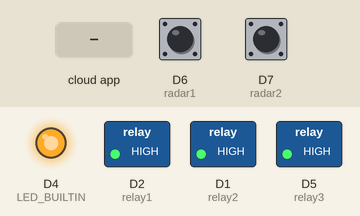
The sketch below on a simulated ESP8266 (NodeMCU). Shown: switched loads named in the sketch (green lamp = pin HIGH), output pins drawn as LEDs (lit = HIGH, except the on-board LED, lit = LOW). The inputs (shaded band) are chosen by the test bench; at power-on: D6 (radar1) HIGH, D7 (radar2) HIGH. WiFi joins after 1.5 s; servers stay silent unless stated; the Firebase database answers and starts empty.

Above: at 3.2 s.
3.3 s: the phone or cloud app sets Automation to 1
At 4.6 s:
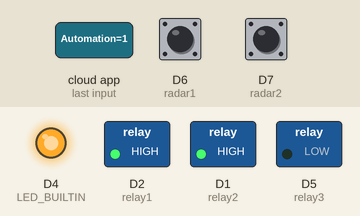
5.1 s: D6 (radar1) pulled LOW for 1 s
At 6.6 s:
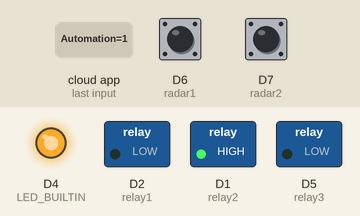
9.0 s: D7 (radar2) pulled LOW for 1 s
At 10.8 s:
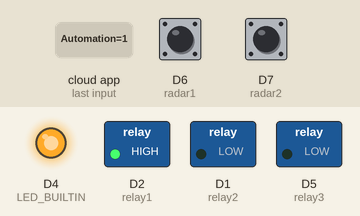
12.9 s: D7 (radar2) pulled LOW for 3.2 s
At 17.0 s:
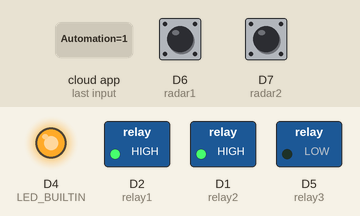
18.1 s: D6 (radar1) pulled LOW for 3.2 s
At 20.2 s:
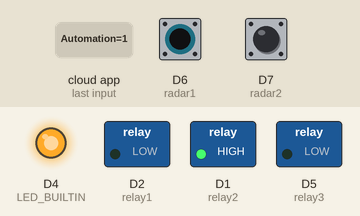
Timing chart, 0 to 23.3 s (numbered marks = the images above; inputs shaded):
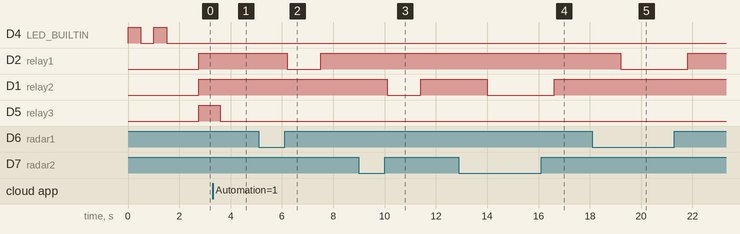

Measured:
- after the input at 3.3 s, D5 (relay3): HIGH → LOW after 0.30 s
- after the input at 5.1 s, D2 (relay1): HIGH → LOW after 1.1 s, → HIGH 1.3 s later
- after the input at 9.0 s, D1 (relay2): HIGH → LOW after 1.1 s, → HIGH 1.3 s later
- after the input at 12.9 s, D1 (relay2): HIGH → LOW after 1.1 s, → HIGH 2.6 s later
- after the input at 18.1 s, D2 (relay1): HIGH → LOW after 1.1 s, → HIGH 2.6 s later

The sketch:

BCV_Sistem_Air_2.ino
```cpp
#include <Arduino.h>
#include <ESP8266WiFi.h>
#include <FirebaseESP8266.h>
#include <addons/TokenHelper.h>
#include <addons/RTDBHelper.h>
#include <ArduinoJson.h>

#define radar1 D6
#define radar2 D7
#define radar3 D0
#define relay1 D2
#define relay2 D1
#define relay3 D5

#define WIFI_SSID "FAISAL OVIE 2"
#define WIFI_PASSWORD "1sampai0"
// #define WIFI_SSID "pos bcv1"
// #define WIFI_PASSWORD "bdgcityV1"
#define DATABASE_URL "https://bcv1-d6838-default-rtdb.asia-southeast1.firebasedatabase.app/"
#define API_KEY "AIzaSyDGeCHzLu7OGQlCgyntd8ag5yQYxBVXdyA"
#define USER_EMAIL "bandungcityviewi@gmail.com"
#define USER_PASSWORD "rw13_bcv1_hwSystem"

FirebaseData fbdo;
FirebaseAuth auth;
FirebaseConfig config;
WiFiClientSecure client;

int automation = 1;
int radar_atas = -1;
int currentRadar1, currentRadar2, currentRadar3, currentRelay1State, currentRelay2State, currentRelay3State;

void setup() {
  pinMode(radar1, INPUT_PULLUP);
  pinMode(radar2, INPUT_PULLUP);
  pinMode(radar3, INPUT); // Buat PULLUP EKSTERNAL
  pinMode(relay1, OUTPUT);
  pinMode(relay2, OUTPUT);
  pinMode(relay3, OUTPUT);
  pinMode(LED_BUILTIN, OUTPUT);

  connectToWiFi();
  config.api_key = API_KEY;
  auth.user.email = USER_EMAIL;
  auth.user.password = USER_PASSWORD;
  config.database_url = DATABASE_URL;
  config.token_status_callback = tokenStatusCallback;

  Firebase.reconnectNetwork(true);
  Firebase.begin(&config, &auth);
}


void loop() {
  if (Firebase.ready()) {
    // Baca status radar dari pin digital
    currentRadar1 = digitalRead(radar1);
    currentRadar2 = digitalRead(radar2);
    // currentRadar3 = digitalRead(radar3);

    // Baca status automation dari Firebase
    automation = Firebase.getInt(fbdo, "/ControlSystem/Automation") ? fbdo.to<int>() : 1;

    radar_atas = Firebase.getInt(fbdo, "/ControlSystem/Reservoir1/Radar") ? fbdo.to<int>() : 1; // 0 = kosong di firebase

    if (automation == 1) {
      currentRelay1State = (currentRadar1 == LOW) ? LOW : HIGH;
      currentRelay2State = (currentRadar2 == LOW) ? LOW : HIGH;
      currentRelay3State = (radar_atas == 0) ? LOW : HIGH; //RADAR ATAS KOSONG = mendorong air ke atas

      digitalWrite(relay1, currentRelay1State);
      digitalWrite(relay2, currentRelay2State);
      digitalWrite(relay3, currentRelay3State);

      Firebase.setInt(fbdo, "/ControlSystem/Reservoir2/Relay1", (currentRelay1State == LOW) ? 1 : 0); // RELAY 1 = NYALA DI FIREBASE
      Firebase.setInt(fbdo, "/ControlSystem/Reservoir2/Relay2", (currentRelay2State == LOW) ? 1 : 0); // RELAY 0 = MATI DI FIREBASE
      Firebase.setInt(fbdo, "/ControlSystem/Reservoir2/Relay3", (currentRelay3State == LOW) ? 1 : 0);
    } else if (automation == 0) {
      currentRelay1State = Firebase.getInt(fbdo, "/ControlSystem/Reservoir2/Relay1") ? fbdo.to<int>() : HIGH; // RELAY 1 = NYALA DI FIREBASE
      currentRelay2State = Firebase.getInt(fbdo, "/ControlSystem/Reservoir2/Relay2") ? fbdo.to<int>() : HIGH; // RELAY 0 = MATI DI FIREBASE
      currentRelay3State = Firebase.getInt(fbdo, "/ControlSystem/Reservoir2/Relay3") ? fbdo.to<int>() : HIGH;

      digitalWrite(relay1, (currentRelay1State == 1) ? LOW : HIGH);
      digitalWrite(relay2, (currentRelay2State == 1) ? LOW : HIGH);
      digitalWrite(relay3, (currentRelay3State == 1) ? LOW : HIGH);
    }

    Firebase.setInt(fbdo, "/ControlSystem/Reservoir2/RadarBorBesar1", (currentRadar1 == LOW) ? 1 : 0);
    Firebase.setInt(fbdo, "/ControlSystem/Reservoir2/RadarBorKecil2", (currentRadar2 == LOW) ? 1 : 0);
    Firebase.setInt(fbdo, "/ControlSystem/Reservoir2/RadarPompa3", (currentRadar2 == LOW) ? 1 : 0);
  }
  delay(100);
}

void connectToWiFi() {
  WiFi.begin(WIFI_SSID, WIFI_PASSWORD);
  int attempts = 0;
  while (WiFi.status() != WL_CONNECTED && attempts < 5) {
    digitalWrite(LED_BUILTIN, HIGH);
    delay(500);
    digitalWrite(LED_BUILTIN, LOW);
    delay(500);
    attempts++;
  }

  if (WiFi.status() == WL_CONNECTED) {
    digitalWrite(LED_BUILTIN, LOW);
  } else {
    digitalWrite(LED_BUILTIN, LOW);
  }
}
```
